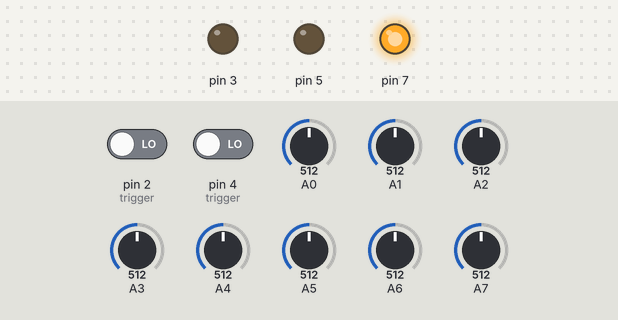
The sketch below on a simulated Arduino Nano, built with avr-gcc and run on an emulated ATmega328P. Parts: output pins drawn as LEDs (lit = HIGH). The test bench sets the inputs (shaded band); at power-on: pin 2 (trigger) LOW, pin 4 (trigger) LOW, A0 = 512, A1 = 512, A2 = 512, A3 = 512, A4 = 512, A5 = 512, A6 = 512, A7 = 512. Random numbers use the default seed unless the sketch sets one.

Above: at 1.2 s.
1.3 s: pin 2 (trigger) driven HIGH
At 2.1 s:
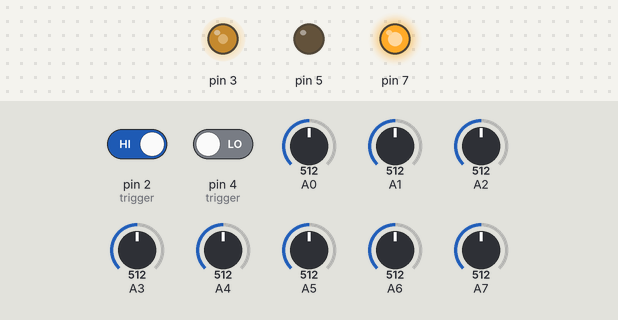
2.8 s: pin 4 (trigger) driven HIGH
At 3.3 s:
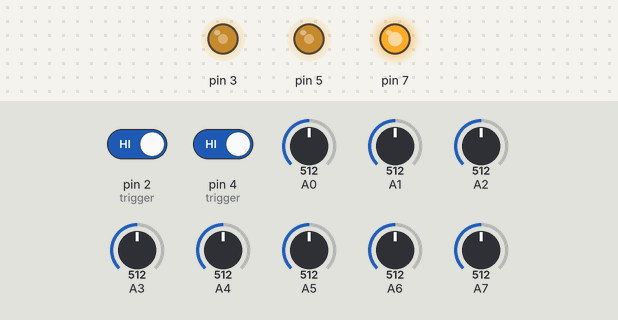
Timing chart, 0 to 5.8 s (numbered marks = the images above; inputs shaded):
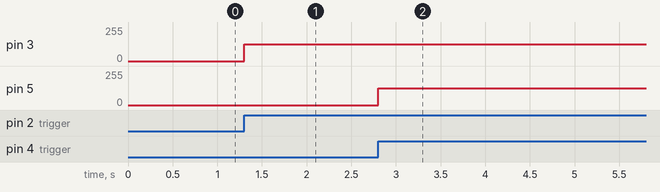

Measured:
- after the input at 1.3 s, pin 3: 0/255 → 127/255 at once
- after the input at 2.8 s, pin 5: 0/255 → 127/255 at once

The sketch:

Moffenzeef_Deviant_Default_Firmware_Arduino_v1.7_0.27.16.ino
```cpp
/*
        Moffenzeef Modular
              Deviant
  Created by Ross Fish July 2015
           CC-BY-NC-SA
    http://moffenzeefmodular.com

  /////////////////////////////////////////////////////////////////
            PINOUT
/////////////////////////////////////////////////////////////////

  /////DIGITAL INS//////
  Pin 2 - Bang! 1 Input
  Pin 3 - Bang! 2 Input

  /////DIGITAL OUTS//////
  Pin 13 - LED Power indicator

  /////ANALOG INS - POTS//////
  A0 - Low 1
  A1 - Hi 1
  A4 - Low 2
  A5 - Hi 2

  /////ANALOG INS - JACKS//////
  A2 - Low CV Input 1
  A3 - High CV Input 1
  A6 - Low CV Input 2
  A7 - High CV Input 2

  /////ANALOG OUTS//////
  Pin 5 - Out 1
  Pin 6 - Out 2

*/

int trigStateOne = 0; // variable to hold current trigger state
int lastTrigStateOne = 0; // variable to hold previous trigger state

int trigStateTwo = 0; // variable to hold current trigger state
int lastTrigStateTwo = 0; // variable to hold previous trigger state

int lowOne = 0;
int lowOneCvRaw = 0;
int lowOneCvScaled = 0;
int lowOneMath = 0;
int pot0Raw = 0;

int highOne = 0;
int highOneCvRaw = 0;
int highOneCvScaled = 0;
int highOneMath = 0;
int pot1Raw = 0;

int lowTwo = 0;
int lowTwoCvRaw = 0;
int lowTwoCvScaled = 0;
int lowTwoMath = 0;
int pot4Raw = 0;

int highTwo = 0;
int highTwoCvRaw = 0;
int highTwoCvScaled = 0;
int highTwoMath = 0;
int pot5Raw = 0;

int outOne = 0;
int outTwo = 0;

void setup() {
  randomSeed(analogRead(0));   // reseed random number generator
  pinMode(2, INPUT);
  pinMode(4, INPUT);
  pinMode(3, OUTPUT);
  pinMode(5, OUTPUT);
  pinMode(7, OUTPUT);
  digitalWrite(7, HIGH);
}

void loop() {

  pot0Raw = analogRead(A0);
  lowOneCvRaw = analogRead(A3);

  lowOneCvScaled = map(lowOneCvRaw, 1, 1023, -512, 512);

  lowOneMath = pot0Raw + lowOneCvScaled;

  lowOneMath = max(lowOneMath, 1);   // limit the lowest possible value to 1, data below this limit gets truncated
  lowOneMath = min(lowOneMath, 1023); // limit the highest possible value to 1023, data above this limit gets truncated

  lowOne = map(lowOneMath, 1, 1023, 0, 255);

  /////////////////////////////////////////////////////////////////////

  pot1Raw = analogRead(A1);
  highOneCvRaw = analogRead(A2);

  highOneCvScaled = map(highOneCvRaw, 1, 1023, -512, 512);

  highOneMath = pot1Raw + highOneCvScaled;

  highOneMath = max(highOneMath, 1);   // limit the lowest possible value to 1, data below this limit gets truncated
  highOneMath = min(highOneMath, 1023); // limit the highest possible value to 1023, data above this limit gets truncated

  highOne = map(highOneMath, 1, 1023, 0, 255);

  /////////////////////////////////////////////////////////////////////

  pot5Raw = analogRead(A5);
  lowTwoCvRaw = analogRead(A7);

  lowTwoCvScaled = map(lowTwoCvRaw, 1, 1023, -512, 512);

  lowTwoMath = pot5Raw + lowTwoCvScaled;

  lowTwoMath = max(lowTwoMath, 1);   // limit the lowest possible value to 1, data below this limit gets truncated
  lowTwoMath = min(lowTwoMath, 1023); // limit the highest possible value to 1023, data above this limit gets truncated

  lowTwo = map(lowTwoMath, 1, 1023, 0, 255);
  /////////////////////////////////////////////////////////////////////

  pot4Raw = analogRead(A4);
  highTwoCvRaw = analogRead(A6);

  highTwoCvScaled = map(highTwoCvRaw, 1, 1023, -512, 512);

  highTwoMath = pot4Raw + highTwoCvScaled;

  highTwoMath = max(highTwoMath, 1);   // limit the lowest possible value to 1, data below this limit gets truncated
  highTwoMath = min(highTwoMath, 1023); // limit the highest possible value to 1023, data above this limit gets truncated

  highTwo = map(highTwoMath, 1, 1023, 0, 255);

  /////////////////////////////////////////////////////////////////////

  if (lowOne > highOne) {   // Prevents low value from being higher than high value
    lowOne = highOne;
  }
  else {
    lowOne = lowOne;
  }

  /////////////////////////////////////////////////////////////////////


  if (lowTwo > highTwo) {   // Prevents low value from being higher than high value
    lowTwo = highTwo;
  }
  else {
    lowTwo = lowTwo;
  }

  /////////////////////////////////////////////////////////////////////

  trigStateOne = digitalRead(2); // read trigger input
  trigStateTwo = digitalRead(4); // read trigger input

  /////////////////////////////////////////////////////////////////////

  if (trigStateOne != lastTrigStateOne && trigStateOne == HIGH) {
    outOne = random(lowOne, highOne);
  }

  lastTrigStateOne = trigStateOne;

  /////////////////////////////////////////////////////////////////////

  if (trigStateTwo != lastTrigStateTwo && trigStateTwo == HIGH) {
    outTwo = random(lowTwo, highTwo);
  }

  lastTrigStateTwo = trigStateTwo;

  /////////////////////////////////////////////////////////////////////

  analogWrite(3, outOne);  // Print value to pin
  analogWrite(5, outTwo);  // Print value to pin

}
```
